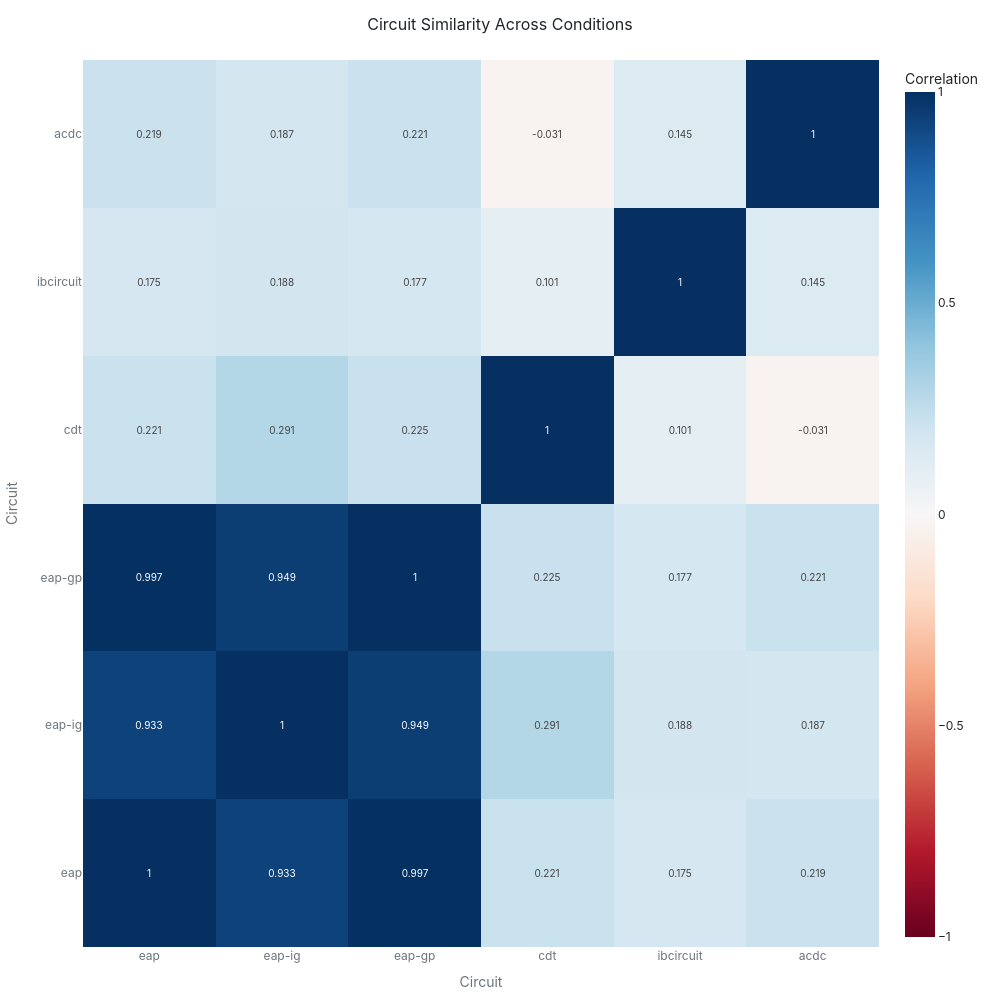

Notebook source saved alongside this figure:
### Code cell
# Correlation matrix — which algorithms agree?
if dashboard is not None:
    fig = dashboard.plot_correlation_matrix()
    fig.show()

### Figure 1 — Plotly figure (JSON) as saved in the notebook; plotly's stock layout.template omitted (floating-point values rounded to 4 significant figures)
{"data": [{"colorbar": {"title": {"text": "Correlation"}}, "colorscale": [[0, "rgb(103,0,31)"], [0.1, "rgb(178,24,43)"], [0.2, "rgb(214,96,77)"], [0.3, "rgb(244,165,130)"], [0.4, "rgb(253,219,199)"], [0.5, "rgb(247,247,247)"], [0.6, "rgb(209,229,240)"], [0.7, "rgb(146,197,222)"], [0.8, "rgb(67,147,195)"], [0.9, "rgb(33,102,172)"], [1, "rgb(5,48,97)"]], "hovertemplate": "Pair: %{x} vs %{y}<br>Correlation: %{z:.3f}<extra></extra>", "text": [[1.0, 0.933, 0.997, 0.221, 0.175, 0.219], [0.933, 1.0, 0.949, 0.291, 0.188, 0.187], [0.997, 0.949, 1.0, 0.225, 0.177, 0.221], [0.221, 0.291, 0.225, 1.0, 0.101, -0.031], [0.175, 0.188, 0.177, 0.101, 1.0, 0.145], [0.219, 0.187, 0.221, -0.031, 0.145, 1.0]], "textfont": {"size": 10}, "texttemplate": "%{text}", "type": "heatmap", "x": ["eap", "eap-ig", "eap-gp", "cdt", "ibcircuit", "acdc"], "y": ["eap", "eap-ig", "eap-gp", "cdt", "ibcircuit", "acdc"], "z": [[1.0, 0.9325, 0.9969, 0.2212, 0.1754, 0.2189], [0.9325, 1.0, 0.9487, 0.2906, 0.1879, 0.1868], [0.9969, 0.9487, 1.0, 0.2248, 0.1765, 0.2213], [0.2212, 0.2906, 0.2248, 1.0, 0.1008, -0.03086], [0.1754, 0.1879, 0.1765, 0.1008, 1.0, 0.1446], [0.2189, 0.1868, 0.2213, -0.03086, 0.1446, 1.0]], "zmid": 0}], "layout": {"font": {"color": "#212529", "family": "Inter, -apple-system, BlinkMacSystemFont, 'Segoe UI', Roboto, Helvetica, Arial, sans-serif", "size": 12}, "height": 1000, "hoverlabel": {"bgcolor": "#F8F9FA", "bordercolor": "#E9ECEF", "font": {"color": "#212529", "family": "Inter, -apple-system, BlinkMacSystemFont, 'Segoe UI', Roboto, Helvetica, Arial, sans-serif", "size": 12}}, "hovermode": "closest", "margin": {"b": 40, "l": 20, "r": 20, "t": 60}, "paper_bgcolor": "#FFFFFF", "plot_bgcolor": "#FFFFFF", "showlegend": false, "title": {"font": {"color": "#212529", "family": "Inter, -apple-system, BlinkMacSystemFont, 'Segoe UI', Roboto, Helvetica, Arial, sans-serif", "size": 16}, "text": "Circuit Similarity Across Conditions", "x": 0.5, "xanchor": "center"}, "width": 1000, "xaxis": {"color": "#6C757D", "showgrid": false, "title": {"text": "Circuit"}, "zeroline": false}, "yaxis": {"color": "#6C757D", "showgrid": false, "title": {"text": "Circuit"}, "zeroline": false}}}
